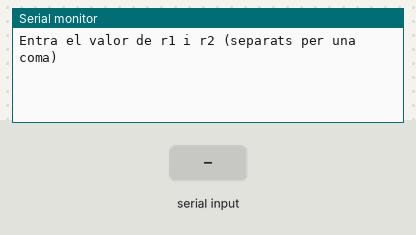
Bench run of a sketch on a simulated Arduino Uno, built with avr-gcc and run on an emulated ATmega328P. Parts: the last lines printed to the serial monitor. The test bench sets the inputs (shaded band).

Above: at 1.2 s.
1.3 s: "90,45\n" received over Serial
At 1.42 s:
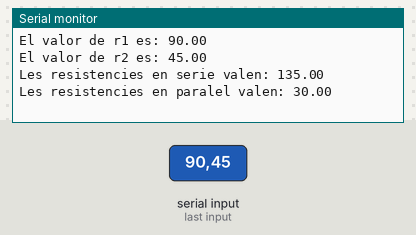
2.8 s: "5\n" received over Serial
At 5.1 s:
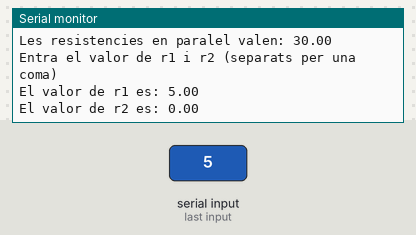

The sketch:

_5.1.ino
```cpp
/************************************************************************
**                                                                     **
**                              TÍTOL:                                 **
**              Posar un nom representatiu del programa                **
**                                                                     **
** NOM: Nom de l'Alumne                               DATA: xx/xx/20xx **
************************************************************************/
//**************************** INCLUDE **********************************


//*************************** VARIABLES *********************************

float r1, r2;             // variables for the R's
float rSerie, rParalel;   // variables for the results

//**************************** SETUP ************************************

void setup()                  // CONDICIONS INICIALS
{
  Serial.begin(9600);        // initialize serial
  Serial.println("Entra el valor de r1 i r2 (separats per una coma)");
  Serial.println ("") ;
}


//**************************** LOOP *************************************

void loop()                  // BUCLE
{
  while (Serial.available() > 0) {  // if there's any serial available, read it

    r1 = Serial.parseInt();// look for valid int the incoming serial stream

    Serial.print ("El valor de r1 es: ");
    Serial.println ( r1) ;
    Serial.print ("El valor de r2 es: ");

    r2 = Serial.parseInt();

    Serial.println ( r2) ;
    Serial.println ("") ;

    if (Serial.read() == '\n') { //look for newline. Is the end of your sentence

//    CODI ALUMNE (calcula r1 i r2 en serie i paral·lel, mostra resultats i
               //  fa de nou la pregunta inicial)

rSerie= r1+r2 ;

rParalel= (r1*r2)/(r1+r2) ;

Serial.print ( "Les resistencies en serie valen: ") ;
//Serial.print (" ");   -També per ficar espai
Serial.println ( rSerie) ;

Serial.print ( "Les resistencies en paralel valen: ") ;
Serial.println ( rParalel) ;
Serial.println ("") ;

Serial.println("Entra el valor de r1 i r2 (separats per una coma)");
Serial.println ("") ;


    }
  }
}


//*************************** FUNCIONS **********************************
```

Measured:
- after the input at 1.3 s, the serial monitor: prints a new line at once (image 1)
- after the input at 2.8 s, the serial monitor: prints a new line at once (image 2)
